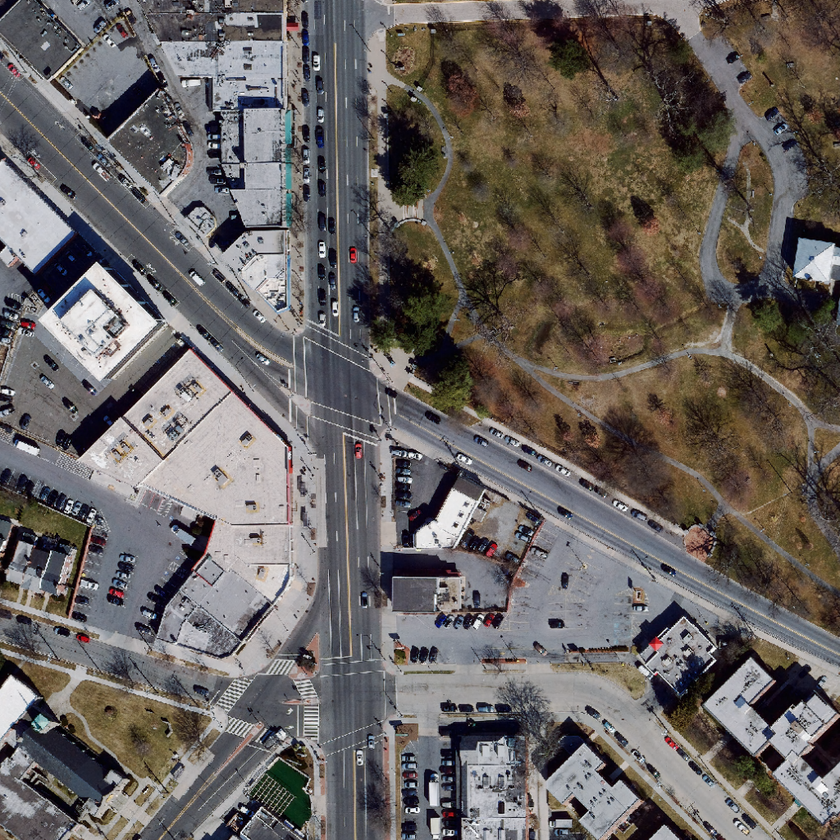
#> input picture test_image.png, 840 x 840 px, shrunk from 1024 x 1024 before the run
$ python terrain_classifier.py --image ../test_image.png
#> lines starting #> are read from the running program, lines starting #| are printed output that depends on the picture; after the words box and inside, x2 and y2 are one past the last pixel; in counts of white or black regions, pixels touching at a corner belong together
"""
DepthWizard - Terrain / Semantic Classification (MVP)
------------------------------------------------------
Lightweight, explainable OpenCV heuristic classifier.
NO deep learning. NO training. Pure color / brightness / texture / shape rules.

Output per image:
    terrain_mask.npy          -> uint8 array, same H,W as depth.npy, values in {0..5}
    terrain_mask_preview.png  -> BGR color-coded visualization

Class IDs:
    0 = urban
    1 = vegetation
    2 = bare_terrain
    3 = water
    4 = shadow
    5 = unknown_low_confidence  (fallback - pixel didn't clearly match anything)

Author: <your name>, SIH 2026 - DepthWizard
"""

import cv2
import numpy as np
import os


# ============================================================================
# 1. CONFIG - all tunable thresholds live here so you never have to hunt
#    through the logic to change a number. Tune these against your GAMUS
#    samples before the demo.
# ============================================================================

CONFIG = {
    # ---- class IDs (do not change unless you also update the preview colors) ----
    "CLASS_URBAN": 0,
    "CLASS_VEGETATION": 1,
    "CLASS_BARE_TERRAIN": 2,
    "CLASS_WATER": 3,
    "CLASS_SHADOW": 4,
    "CLASS_UNKNOWN": 5,

    # ---- vegetation (HSV) ----
    # Hue is measured 0-179 in OpenCV. Green foliage typically falls ~35-85.
    "VEG_HUE_LOW": 30,
    "VEG_HUE_HIGH": 85,          # trimmed slightly (was 90) so it doesn't bleed into water's cyan range
    "VEG_SAT_LOW": 30,           # reject washed-out/near-gray pixels
    "VEG_VAL_LOW": 25,           # reject near-black pixels (those go to shadow instead)
    "VEG_MIN_AREA": 40,          # px; drop connected components smaller than this (noise)
    "VEG_MORPH_KERNEL": 3,

    # ---- water (HSV hue + smoothness) ----
    # WHY: water is the new class. Two independent cues are combined:
    #   (a) hue sits in the blue/cyan band
    #   (b) surface is locally SMOOTH (low local variance) - water rarely
    #       has the fine texture that blue rooftops/tarps/vehicles do.
    "WATER_HUE_LOW": 85,
    "WATER_HUE_HIGH": 135,
    "WATER_SAT_LOW": 15,         # water can be fairly desaturated (murky/overcast) - keep loose
    "WATER_VAL_LOW": 20,         # exclude near-black (that's shadow's job)
    "WATER_LOCAL_STD_MAX": 12.0, # local grayscale std-dev threshold; below = "smooth enough" to be water
    "WATER_TEXTURE_WINDOW": 7,   # window size (px) for local smoothness check
    "WATER_MIN_AREA": 60,
    "WATER_MORPH_KERNEL": 3,

    # ---- shadow (HSV-V + LAB-L) ----
    "SHADOW_V_MAX": 60,          # HSV Value below this = dark
    "SHADOW_L_MAX": 70,          # LAB L below this = dark (0-255 scale)
    "SHADOW_MIN_AREA": 30,

    # ---- urban (edges/contours - was 'building') ----
    "CANNY_LOW": 50,
    "CANNY_HIGH": 150,
    "URBAN_DILATE_KERNEL": 3,
    "URBAN_DILATE_ITERS": 2,
    "URBAN_MIN_CONTOUR_AREA": 150,        # px; ignore tiny contours (noise, not a structure)
    "URBAN_MAX_CONTOUR_AREA_FRAC": 0.5,   # ignore contours covering >50% of image
    "URBAN_MIN_EXTENT": 0.55,             # contour_area / bbox_area -> "boxiness"
    "URBAN_MIN_ASPECT": 0.2,              # reject very thin slivers (roads/cracks)
    "URBAN_MAX_ASPECT": 5.0,
    "URBAN_MORPH_KERNEL": 5,

    # ---- bare terrain (explicit heuristic, NOT pure leftover) ----
    # WHY explicit instead of "whatever's left": this lets genuinely
    # ambiguous pixels fall through to 'unknown' instead of being forced
    # into bare_terrain just because nothing else claimed them.
    "BARE_SAT_MAX": 55,           # soil/rock/dry ground is fairly desaturated
    "BARE_VAL_LOW": 60,           # not too dark (that's shadow)
    "BARE_VAL_HIGH": 230,         # not blown-out highlight
    "BARE_LOCAL_STD_MAX": 25.0,   # relatively low texture (not sharp urban edges)
    "BARE_TEXTURE_WINDOW": 7,

    # ---- misc ----
    "GAUSSIAN_BLUR_KSIZE": 3,     # light denoise before all heuristics
}


# ============================================================================
# 2. PREVIEW COLOR MAP (BGR, since we use OpenCV to save the PNG)
# ============================================================================

PREVIEW_COLORS_BGR = {
    CONFIG["CLASS_UNKNOWN"]:       (128, 128, 128),  # gray
    CONFIG["CLASS_VEGETATION"]:    (0, 180, 0),       # green
    CONFIG["CLASS_URBAN"]:         (0, 0, 220),       # red
    CONFIG["CLASS_BARE_TERRAIN"]:  (0, 200, 220),     # tan/yellow-ish
    CONFIG["CLASS_WATER"]:         (220, 120, 0),     # blue
    CONFIG["CLASS_SHADOW"]:        (160, 32, 32),     # dark navy
}


# ============================================================================
# 3. SHARED HELPERS
# ============================================================================

def _remove_small_components(mask_u8: np.ndarray, min_area: int) -> np.ndarray:
    """
    WHY: shared connected-component filter. Any class mask with scattered
    single-pixel or few-pixel blobs looks unprofessional and is almost
    certainly noise, not a real object.
    """
    num_labels, labels, stats, _ = cv2.connectedComponentsWithStats(mask_u8, connectivity=8)
    cleaned = np.zeros_like(mask_u8)
    for label_id in range(1, num_labels):  # skip label 0 = background
        if stats[label_id, cv2.CC_STAT_AREA] >= min_area:
            cleaned[labels == label_id] = 255
    return cleaned


def _local_std(gray: np.ndarray, window: int) -> np.ndarray:
    """
    WHY: a fast local-texture estimate using box filters instead of a
    per-pixel Python loop. std = sqrt(E[x^2] - (E[x])^2) computed over a
    sliding window via cv2.blur (which is a fast box filter).
    Used to tell 'smooth' surfaces (water, flat bare ground) apart from
    'textured' surfaces (urban edges, vegetation clutter).
    """
    gray_f = gray.astype(np.float32)
    mean = cv2.blur(gray_f, (window, window))
    sq_mean = cv2.blur(gray_f * gray_f, (window, window))
    variance = np.clip(sq_mean - mean * mean, 0, None)
    return np.sqrt(variance)


# ============================================================================
# 4. INDIVIDUAL HEURISTICS
#    Each returns a boolean mask (H, W) - True where that class is detected.
# ============================================================================

def detect_vegetation(hsv: np.ndarray, cfg: dict) -> np.ndarray:
    """
    WHY: Healthy vegetation reflects strongly in the green band and has
    reasonable saturation (unlike gray concrete/roads which are desaturated).
    """
    lower = np.array([cfg["VEG_HUE_LOW"], cfg["VEG_SAT_LOW"], cfg["VEG_VAL_LOW"]])
    upper = np.array([cfg["VEG_HUE_HIGH"], 255, 255])
    raw_mask = cv2.inRange(hsv, lower, upper)

    k = cfg["VEG_MORPH_KERNEL"]
    kernel = cv2.getStructuringElement(cv2.MORPH_ELLIPSE, (k, k))
    raw_mask = cv2.morphologyEx(raw_mask, cv2.MORPH_OPEN, kernel)
    raw_mask = cv2.morphologyEx(raw_mask, cv2.MORPH_CLOSE, kernel)
    raw_mask = _remove_small_components(raw_mask, cfg["VEG_MIN_AREA"])

    return raw_mask > 0


def detect_water(hsv: np.ndarray, gray: np.ndarray, exclude_mask: np.ndarray, cfg: dict) -> np.ndarray:
    """
    WHY two cues combined: hue alone would confuse water with any blue
    object (tarps, blue rooftops, pools painted vividly). Smoothness alone
    would confuse water with flat bare ground or shadowed flat surfaces.
    Requiring BOTH color-in-blue-band AND local smoothness is a much
    stronger (though still imperfect) signal specifically for water.
    """
    lower = np.array([cfg["WATER_HUE_LOW"], cfg["WATER_SAT_LOW"], cfg["WATER_VAL_LOW"]])
    upper = np.array([cfg["WATER_HUE_HIGH"], 255, 255])
    hue_mask = cv2.inRange(hsv, lower, upper) > 0

    local_std = _local_std(gray, cfg["WATER_TEXTURE_WINDOW"])
    smooth_mask = local_std < cfg["WATER_LOCAL_STD_MAX"]

    water_mask = hue_mask & smooth_mask & (~exclude_mask)

    water_u8 = (water_mask.astype(np.uint8)) * 255
    k = cfg["WATER_MORPH_KERNEL"]
    kernel = cv2.getStructuringElement(cv2.MORPH_ELLIPSE, (k, k))
    water_u8 = cv2.morphologyEx(water_u8, cv2.MORPH_CLOSE, kernel)
    water_u8 = _remove_small_components(water_u8, cfg["WATER_MIN_AREA"])

    return water_u8 > 0


def detect_shadow(hsv: np.ndarray, lab: np.ndarray, exclude_mask: np.ndarray, cfg: dict) -> np.ndarray:
    """
    WHY: shadows are dark in both HSV-V and LAB-L. Requiring BOTH reduces
    false positives from moderately-dark-but-not-shadowed surfaces.
    WHY exclude_mask: dark vegetation/water should not be re-labeled shadow -
    those are evaluated in earlier, higher-priority stages.
    """
    v_channel = hsv[:, :, 2]
    l_channel = lab[:, :, 0]

    dark_v = v_channel < cfg["SHADOW_V_MAX"]
    dark_l = l_channel < cfg["SHADOW_L_MAX"]

    shadow_mask = dark_v & dark_l & (~exclude_mask)

    shadow_u8 = (shadow_mask.astype(np.uint8)) * 255
    shadow_u8 = _remove_small_components(shadow_u8, cfg["SHADOW_MIN_AREA"])

    return shadow_u8 > 0


def detect_urban(gray: np.ndarray, exclude_mask: np.ndarray, cfg: dict) -> np.ndarray:
    """
    WHY edges+contours instead of color: buildings/roads/urban structures
    have no consistent color but DO tend to have strong edges and regular
    outlines. This is the weakest heuristic here - it over-triggers on
    parking lots, containers, concrete slabs, and under-triggers on small
    or irregular rooftops. Flag this explicitly in the viva.
    """
    edges = cv2.Canny(gray, cfg["CANNY_LOW"], cfg["CANNY_HIGH"])

    k = cfg["URBAN_DILATE_KERNEL"]
    kernel = cv2.getStructuringElement(cv2.MORPH_RECT, (k, k))
    edges_dilated = cv2.dilate(edges, kernel, iterations=cfg["URBAN_DILATE_ITERS"])

    contours, _ = cv2.findContours(edges_dilated, cv2.RETR_EXTERNAL, cv2.CHAIN_APPROX_SIMPLE)

    h, w = gray.shape
    total_area = h * w
    urban_mask = np.zeros((h, w), dtype=np.uint8)

    for cnt in contours:
        area = cv2.contourArea(cnt)
        if area < cfg["URBAN_MIN_CONTOUR_AREA"]:
            continue
        if area > total_area * cfg["URBAN_MAX_CONTOUR_AREA_FRAC"]:
            continue

        x, y, bw, bh = cv2.boundingRect(cnt)
        bbox_area = bw * bh
        if bbox_area == 0:
            continue

        extent = area / bbox_area
        if extent < cfg["URBAN_MIN_EXTENT"]:
            continue

        aspect_ratio = bw / float(bh)
        if not (cfg["URBAN_MIN_ASPECT"] <= aspect_ratio <= cfg["URBAN_MAX_ASPECT"]):
            continue

        cv2.drawContours(urban_mask, [cnt], -1, 255, thickness=cv2.FILLED)

    k2 = cfg["URBAN_MORPH_KERNEL"]
    kernel2 = cv2.getStructuringElement(cv2.MORPH_ELLIPSE, (k2, k2))
    urban_mask = cv2.morphologyEx(urban_mask, cv2.MORPH_CLOSE, kernel2)

    urban_bool = (urban_mask > 0) & (~exclude_mask)
    return urban_bool


def detect_bare_terrain(hsv: np.ndarray, gray: np.ndarray, exclude_mask: np.ndarray, cfg: dict) -> np.ndarray:
    """
    WHY this is an EXPLICIT positive check rather than 'whatever is left':
    forcing every unassigned pixel into bare_terrain would hide genuinely
    ambiguous pixels. Instead, bare_terrain requires: low saturation
    (soil/rock/dry ground isn't vivid), a mid brightness range (not shadow,
    not blown-out highlight), and low-to-moderate local texture (not the
    sharp edges typical of urban structures). Anything that fails this
    positive test falls through to 'unknown / low_confidence' instead.
    """
    s_channel = hsv[:, :, 1]
    v_channel = hsv[:, :, 2]

    low_sat = s_channel < cfg["BARE_SAT_MAX"]
    mid_val = (v_channel > cfg["BARE_VAL_LOW"]) & (v_channel < cfg["BARE_VAL_HIGH"])

    local_std = _local_std(gray, cfg["BARE_TEXTURE_WINDOW"])
    low_texture = local_std < cfg["BARE_LOCAL_STD_MAX"]

    bare_mask = low_sat & mid_val & low_texture & (~exclude_mask)
    return bare_mask


# ============================================================================
# 5. MAIN CLASSIFICATION FUNCTION - applies priority order
# ============================================================================

def classify_terrain(image_bgr: np.ndarray, cfg: dict = CONFIG) -> np.ndarray:
    """
    Runs all heuristics and combines them using a FIXED PRIORITY ORDER:
        1. vegetation    (color - most trustworthy)
        2. water         (color + smoothness - fairly trustworthy)
        3. shadow        (brightness - evaluated on non-veg/water only)
        4. urban         (shape - evaluated on non-veg/water/shadow only)
        5. bare_terrain  (positive color+texture check on what's left)
        6. unknown       (whatever still doesn't fit anything - genuine
                          low-confidence residual, NOT a forced bucket)

    Returns: uint8 array (H, W) of class IDs. Exact same H,W as input image,
    which you must guarantee is exact same H,W as depth.npy upstream.
    """
    k = cfg["GAUSSIAN_BLUR_KSIZE"]
    denoised = cv2.GaussianBlur(image_bgr, (k, k), 0)

    hsv = cv2.cvtColor(denoised, cv2.COLOR_BGR2HSV)
    lab = cv2.cvtColor(denoised, cv2.COLOR_BGR2LAB)
    gray = cv2.cvtColor(denoised, cv2.COLOR_BGR2GRAY)

    h, w = gray.shape
    mask = np.full((h, w), cfg["CLASS_UNKNOWN"], dtype=np.uint8)
    assigned = np.zeros((h, w), dtype=bool)

    # --- Stage 1: vegetation ---
    veg_mask = detect_vegetation(hsv, cfg)
    mask[veg_mask] = cfg["CLASS_VEGETATION"]
    assigned |= veg_mask

    # --- Stage 2: water (only where not vegetation) ---
    water_mask = detect_water(hsv, gray, assigned, cfg)
    mask[water_mask] = cfg["CLASS_WATER"]
    assigned |= water_mask

    # --- Stage 3: shadow (only where not vegetation/water) ---
    shadow_mask = detect_shadow(hsv, lab, assigned, cfg)
    mask[shadow_mask] = cfg["CLASS_SHADOW"]
    assigned |= shadow_mask

    # --- Stage 4: urban (only where not vegetation/water/shadow) ---
    urban_mask = detect_urban(gray, assigned, cfg)
    mask[urban_mask] = cfg["CLASS_URBAN"]
    assigned |= urban_mask

    # --- Stage 5: bare terrain (positive check on remaining pixels) ---
    bare_mask = detect_bare_terrain(hsv, gray, assigned, cfg)
    mask[bare_mask] = cfg["CLASS_BARE_TERRAIN"]
    assigned |= bare_mask

    # --- Stage 6: unknown / low_confidence = whatever is still unassigned ---
    # (mask is already initialized to CLASS_UNKNOWN, so no action needed -
    # this line is just here to make the final state explicit/readable)
    mask[~assigned] = cfg["CLASS_UNKNOWN"]

    return mask


# ============================================================================
# 6. PREVIEW GENERATION
# ============================================================================

def make_preview(mask: np.ndarray, color_map: dict = PREVIEW_COLORS_BGR) -> np.ndarray:
    """
    Converts integer class-ID mask into a BGR color image for visual QA
    and demo slides. Kept fully separate from terrain_mask.npy so the
    .npy always stays pure integer IDs.
    """
    h, w = mask.shape
    preview = np.zeros((h, w, 3), dtype=np.uint8)
    for class_id, color in color_map.items():
        preview[mask == class_id] = color
    return preview


# ============================================================================
# 7. I/O HELPERS
# ============================================================================

def save_outputs(mask: np.ndarray, preview_bgr: np.ndarray, out_dir: str, prefix: str = ""):
    """
    WHY prefix: without it, every image would overwrite the same
    'terrain_mask.npy' / 'terrain_mask_preview.png' in out_dir. Passing the
    source image's own base filename as prefix (e.g. 'img2') produces
    'img2_terrain_mask.npy' / 'img2_terrain_mask_preview.png', so outputs
    for multiple images can safely live in the same folder and you can
    tell at a glance which mask belongs to which image.
    """
    os.makedirs(out_dir, exist_ok=True)

    # WHY the underscore only when prefix is non-empty: keeps the plain
    # 'terrain_mask.npy' name available for callers who don't pass a prefix
    # (e.g. quick one-off tests), instead of producing '_terrain_mask.npy'.
    mask_name = f"{prefix}_terrain_mask.npy" if prefix else "terrain_mask.npy"
    preview_name = f"{prefix}_terrain_mask_preview.png" if prefix else "terrain_mask_preview.png"

    mask_path = os.path.join(out_dir, mask_name)
    preview_path = os.path.join(out_dir, preview_name)

    np.save(mask_path, mask)
    cv2.imwrite(preview_path, preview_bgr)

    return mask_path, preview_path


def run_on_image(image_path: str, out_dir: str, depth_path: str = None, cfg: dict = CONFIG):
    """
    Full pipeline for ONE image: load -> classify -> preview -> save -> verify.
    If depth_path is given, verifies shape alignment against depth.npy.
    """
#> called with image_path = '../test_image.png', out_dir = './terrain_output'
    image_bgr = cv2.imread(image_path)
#> image_bgr is the input picture: shape (840, 840, 3); mean B, G, R 96.4, 99.2, 104.8
    if image_bgr is None:
        raise FileNotFoundError(f"Could not read image: {image_path}")

    # WHY derive prefix from image_path here: this guarantees the saved
    # filenames always match the INPUT image's name (e.g. 'img2.png' ->
    # 'img2_terrain_mask.npy'), the same convention run.py already uses
    # for depth.npy, so the two are trivially pairable by filename.
    base_name = os.path.splitext(os.path.basename(image_path))[0]

    mask = classify_terrain(image_bgr, cfg)
#> in detect_vegetation, `raw_mask = cv2.morphologyEx(raw_mask, cv2.MORPH_OPEN, kernel)`:
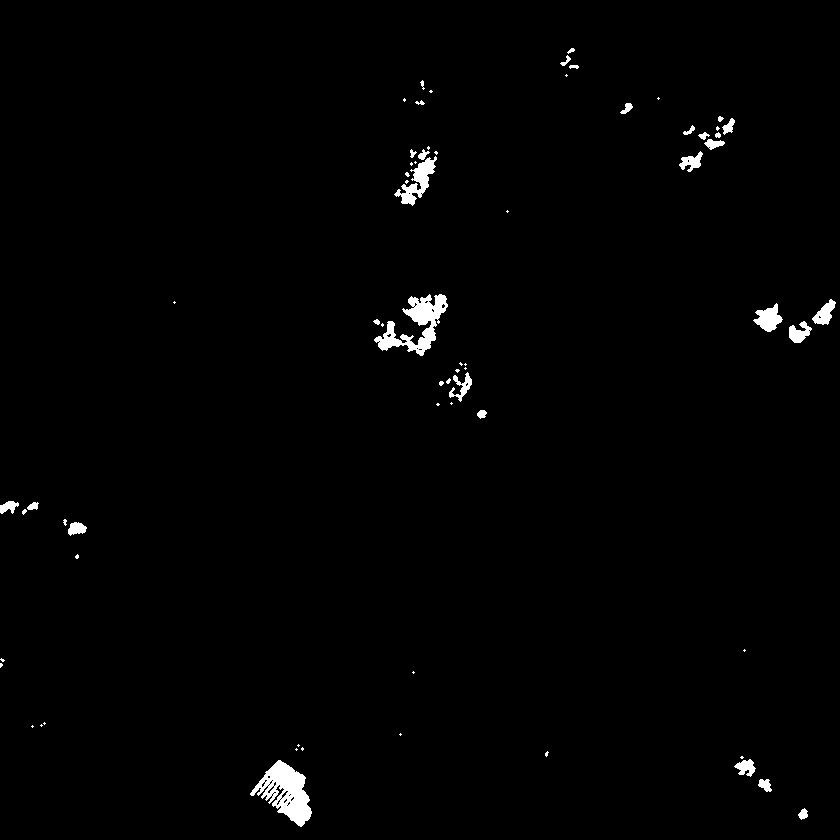
#> raw_mask: shape (840, 840); 1.1% white; 68 white regions (38 under 20 px), largest, box (x1, y1, x2, y2) and area: (250, 760, 312, 827) 2000, (374, 294, 448, 356) 1747, (394, 156, 437, 206) 774
#> in _remove_small_components, `num_labels, labels, stats, _ = cv2.connectedComponentsWithStats(mask_u..`: num_labels = 61; stats = 61 rows, first 6: [0, 0, 840, 840, 697217], [567, 48, 8, 6, 25], [560, 55, 11, 11, 46], [569, 65, 10, 4, 31], [565, 74, 3, 3, 5], [420, 80, 5, 10, 23]
#> in _local_std, `sq_mean = cv2.blur(gray_f * gray_f, (window, window))`:
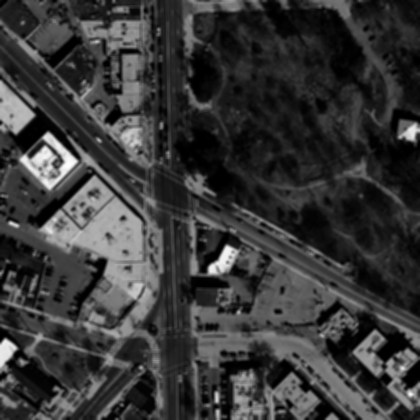
#> sq_mean: shape (840, 840) float32 (shown at 1/2 size); min 12.27, max 56801.6, mean 12674.6; drawn with min black and max white
#> in _local_std, `return np.sqrt(variance)`:
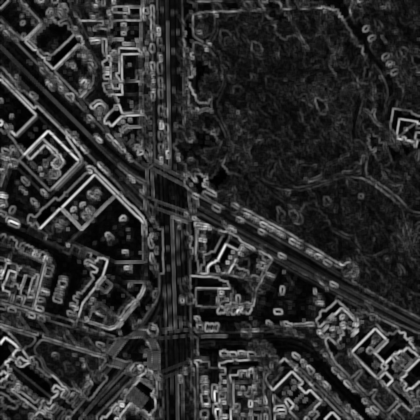
#> returned value: shape (840, 840) float32 (shown at 1/2 size); min 0.247, max 91.76, mean 16.7; drawn with min black and max white
#> call 2 of _remove_small_components, with min_area = 60
#> in _remove_small_components (call 2), `num_labels, labels, stats, _ = cv2.connectedComponentsWithStats(mask_u..`:
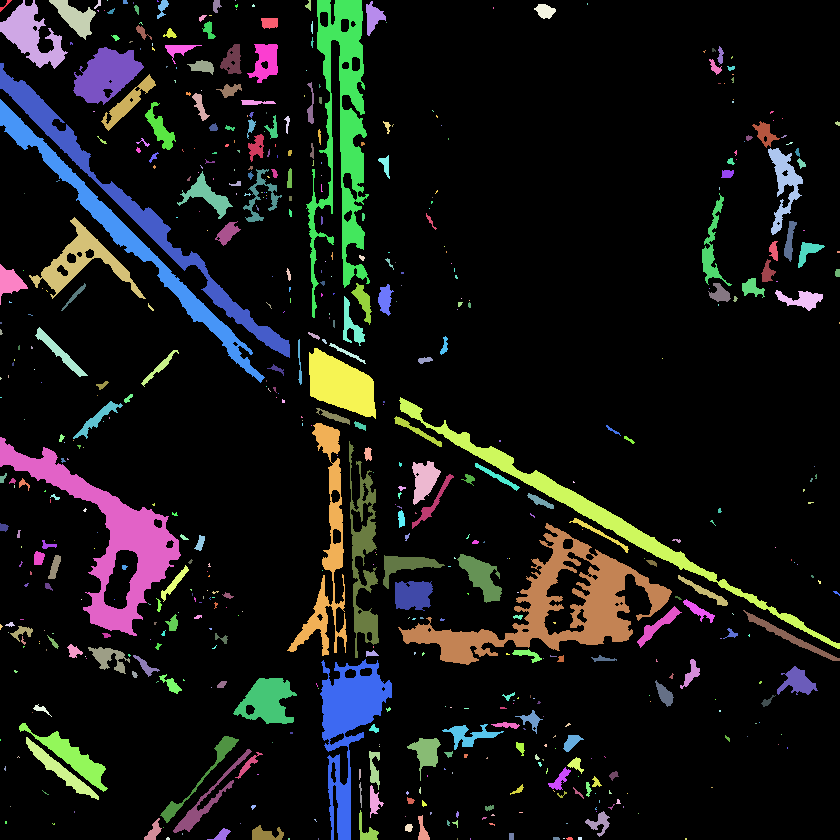
#> labels: shape (840, 840) int32; 597 distinct labels, from 0 to 596; one colour per label, 0 black
#> in _remove_small_components (call 2), `num_labels, labels, stats, _ = cv2.connectedComponentsWithStats(mask_u..`: num_labels = 597; stats = 597 rows, first 6: [0, 0, 840, 840, 602211], [0, 0, 12, 12, 36], [0, 0, 68, 69, 2029], [49, 0, 47, 40, 806], [94, 0, 7, 9, 29], [107, 0, 1, 1, 1]
#> in detect_shadow, `dark_v = v_channel < cfg["SHADOW_V_MAX"]`:
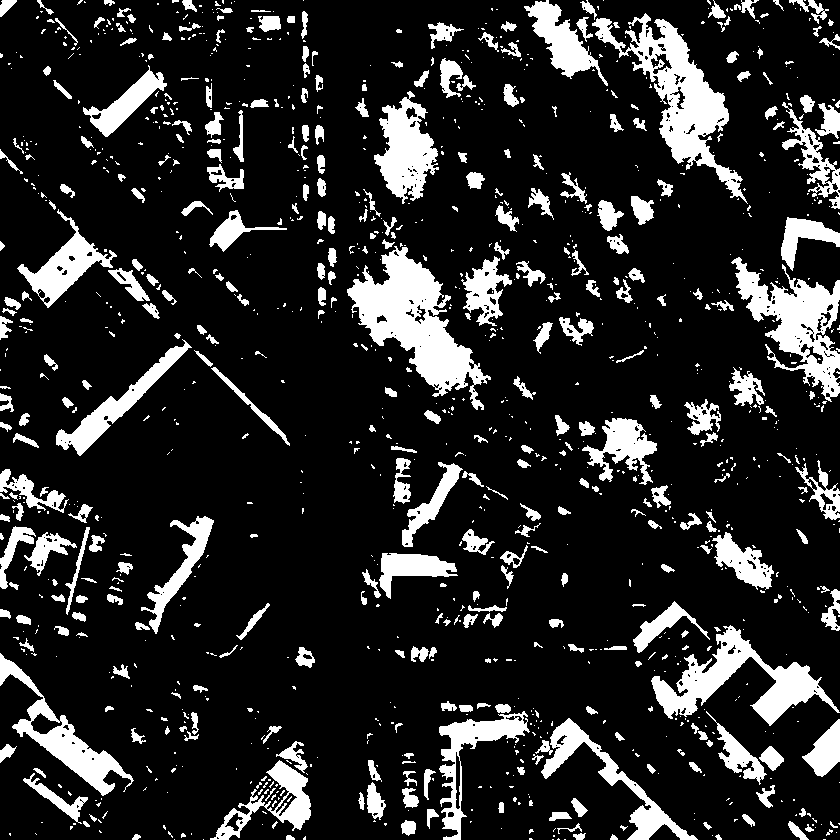
#> dark_v: shape (840, 840) bool; 16% white; 1192 white regions (826 under 20 px), largest, box (x1, y1, x2, y2) and area: (347, 246, 491, 410) 8864, (592, 13, 748, 204) 7593, (731, 257, 840, 402) 6146
#> (the rest of the program and of its run is left out)
